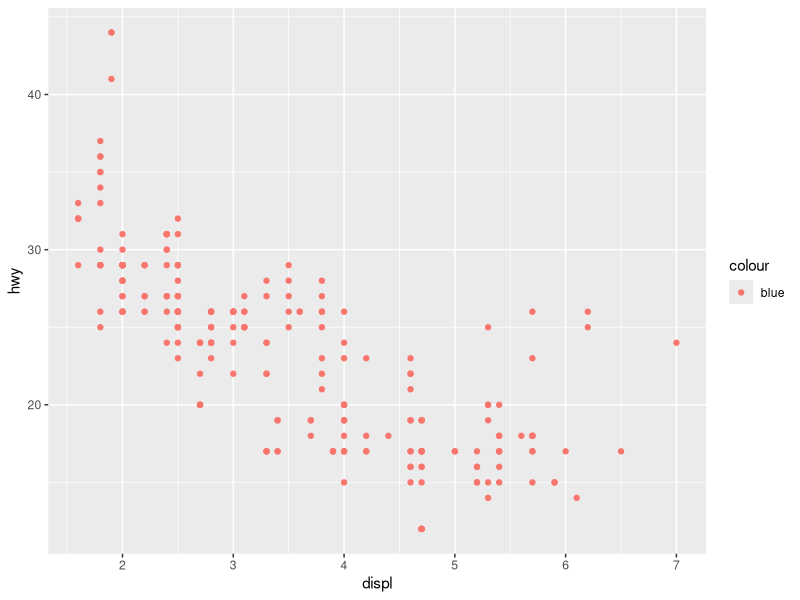
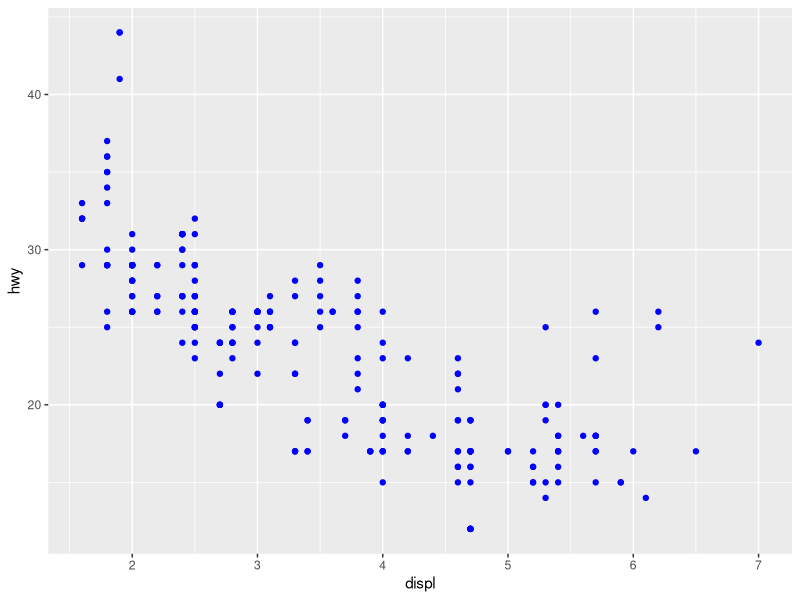
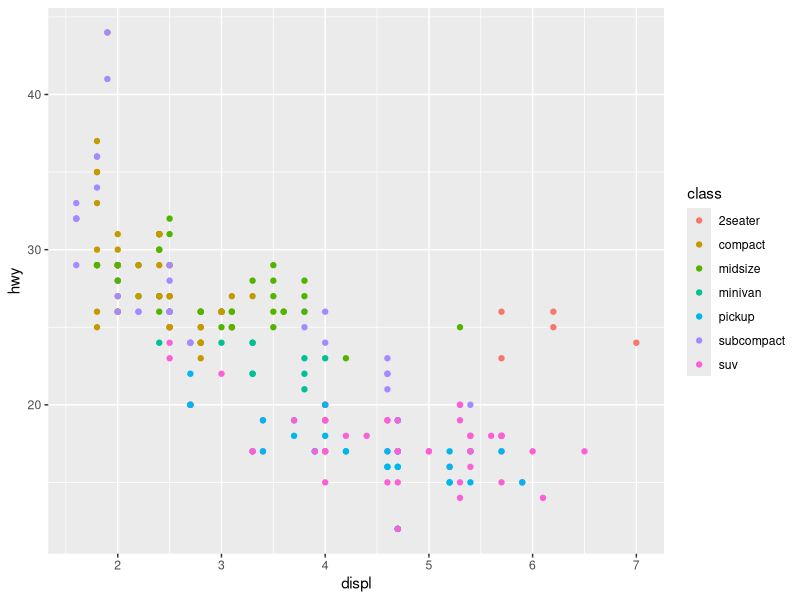
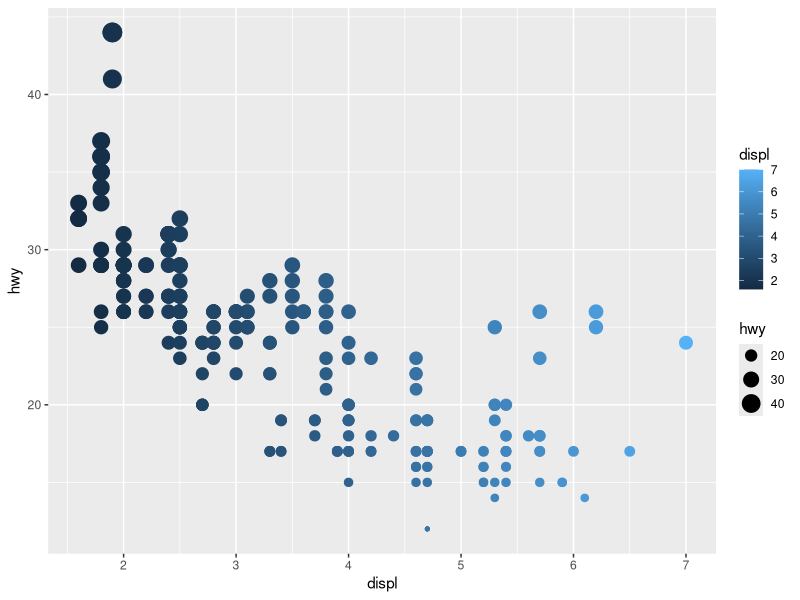
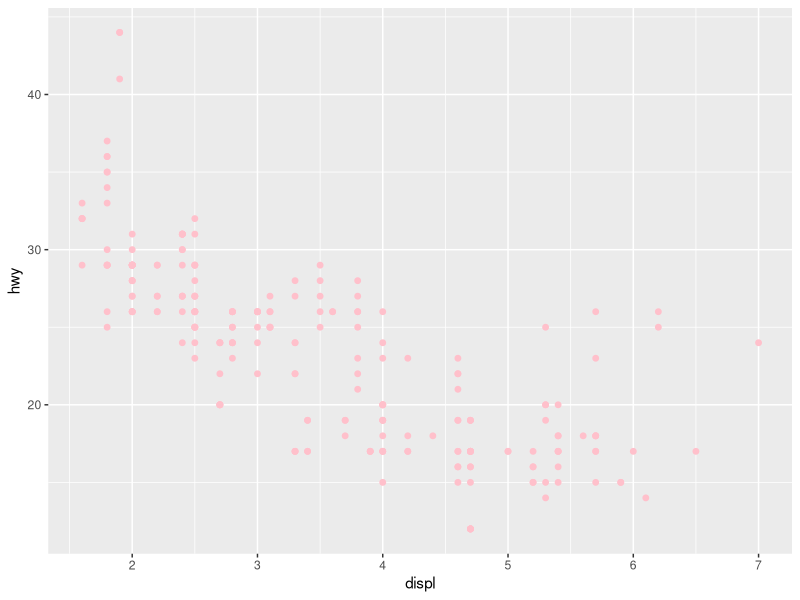
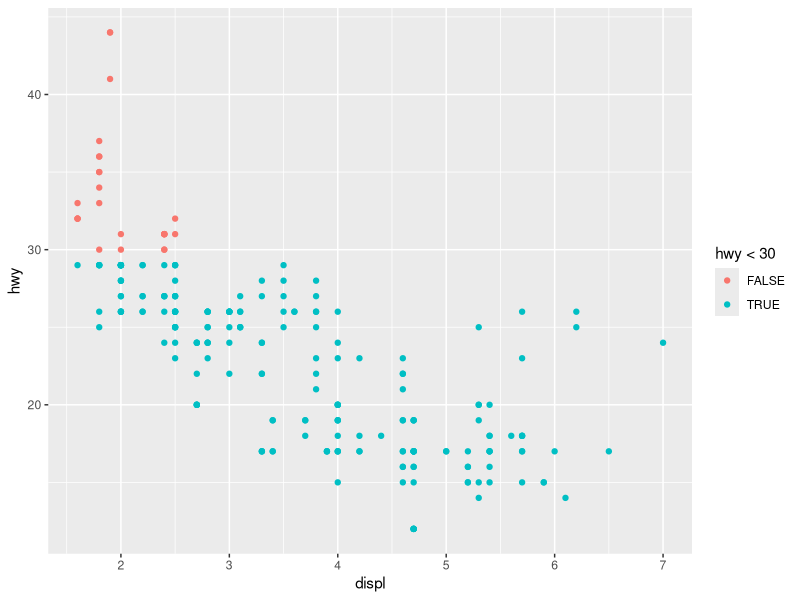

These charts were generated, in order, by the following R code:
#install.packages("tidyverse")
library(tidyverse)

#3.3.1.1 What’s gone wrong with this code? Why are the points not blue?
ggplot(data = mpg) + 
  geom_point(mapping = aes(x = displ, y = hwy, color = "blue"))
ggplot(data = mpg) + 
  geom_point(mapping = aes(x = displ, y = hwy), color = "blue")

#3.3.1.2 Which variables in mpg are categorical? Which variables are continuous? 
?mpg
mpg
glimpse(mpg)
#categorical: manufacturer model trans drv fl class  
#continuous: displ  year   cyl  cty   hwy

#3.3.1.3 Map a continuous variable to color, size, and shape. How do these aesthetics behave differently for categorical vs. continuous variables?
ggplot(data = mpg) +
  geom_point(mapping = aes(x = displ, y = hwy, colour = class))


#3.3.1.4 What happens if you map the same variable to multiple aesthetics?
ggplot(data = mpg) +
  geom_point(mapping = aes(x = displ, y = hwy, colour = displ, size = hwy))

#3.3.1.5 What does the stroke aesthetic do? What shapes does it work with? 
?geom_point
ggplot(data = mpg) + 
  geom_point(mapping = aes(x = displ, y = hwy), size = 1, color = "pink", stroke = 1)

#3.3.1.6 What happens if you map an aesthetic to something other than a variable name, like aes(colour = displ < 5)? Note, you’ll also need to specify x and y.
ggplot(data = mpg) + 
  geom_point(mapping = aes(x = displ, y = hwy, colour = hwy < 30))


